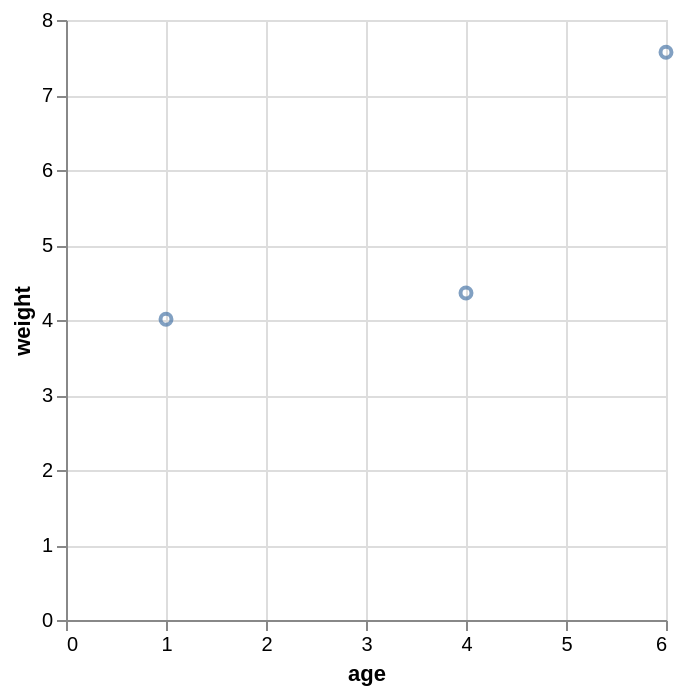

The specification (Vega-Lite) saved for this image:
### Vega-Lite specification from a JSON file in a GitHub repository (floating-point values rounded to 4 significant figures)
{"data": {"values": [{"x_data": 6, "y_data": 7.57}, {"x_data": 4, "y_data": 4.36}, {"x_data": 1, "y_data": 4.01}]}, "mark": "point", "encoding": {"x": {"field": "x_data", "type": "quantitative", "title": "age"}, "y": {"field": "y_data", "type": "quantitative", "title": "weight"}}}
